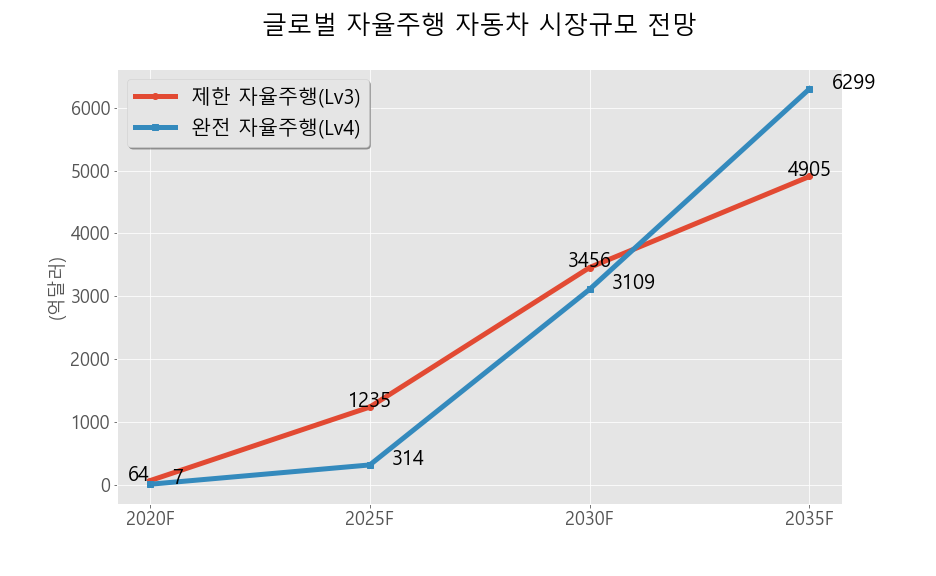

The script that saved this image:
#%%
import numpy as np
import csv
import matplotlib.pyplot as plt


ver3 = [64, 1235, 3456, 4905]
ver4 = [7, 314, 3109, 6299]
x = [0, 1, 2, 3]
x1 = ['2020F', '2025F', '2030F', '2035F']

fig = plt.figure(figsize=(13, 8))


plt.rcParams["font.family"] = 'Malgun Gothic'
#plt.grid()

plt.style.use('ggplot')
plt.rc('font',family='Malgun Gothic')
plt.title('''글로벌 자율주행 자동차 시장규모 전망
''',fontsize = 25)

plt.plot(x, ver3, label='제한 자율주행(Lv3)', marker='o', linestyle='solid', linewidth=5)
for i in range(len(x)):
    ay = str(int(ver3[i]))
    annotation = ay
    plt.annotate(annotation, xy=(x[i] - .1, ver3[i] + .7), size=20)

plt.plot(x, ver4,label='완전 자율주행(Lv4)', marker='s', linewidth=5)
for i in range(len(x)):
    ay = str(int(ver4[i]))
    annotation = ay
    plt.annotate(annotation, xy=(x[i] + .1, ver4[i] + .4), size=20 )


 # x축 레이블 설정
plt.rc('xtick', labelsize=18) 
plt.rc('ytick', labelsize=18)
#plt.xlabel(fontsize=18) 
plt.ylabel('(억달러)',fontsize=18)  # y축 레이블 설정

plt.xticks(x, x1)
plt.legend(fontsize=20, fancybox=True, shadow=True)
plt.savefig('Figure1.png')
plt.show()